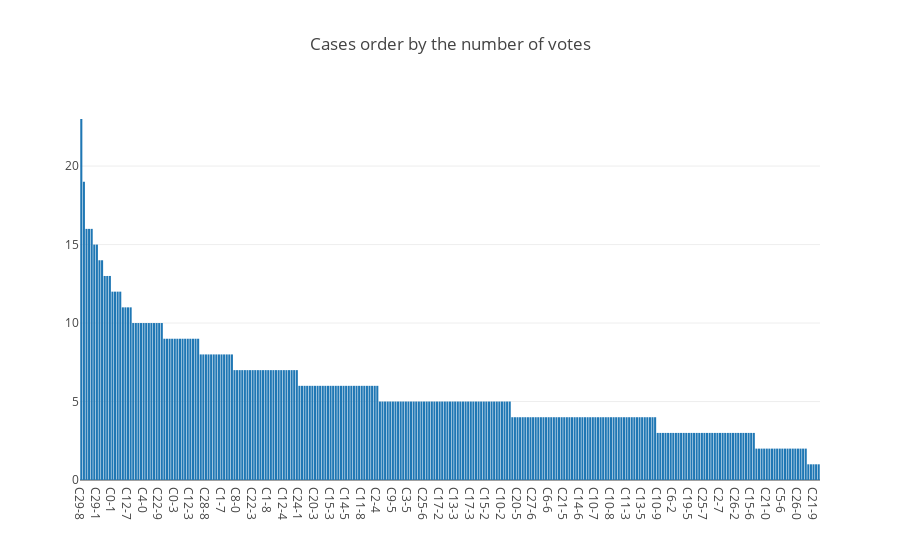

Notebook source saved alongside this figure:
### Code cell
planStats.sort_values('Result', ascending=False, inplace=True)

import plotly
from plotly.graph_objs import *

plotly.offline.init_notebook_mode(connected=True)

plotly.offline.iplot({
    "data": [Bar(x=planStats.id, y=planStats.Result)],
    "layout": Layout(title="Cases order by the number of votes")
})

### Figure 1 — Plotly figure (JSON) as saved in the notebook; plotly's stock layout.template omitted (floating-point values rounded to 4 significant figures; data arrays with more than 128 entries replaced by an {"elided": "..."} marker saying what was removed)
{"data": [{"type": "bar", "x": {"elided": "285 str values"}, "y": {"elided": "285 int values"}}], "layout": {"title": "Cases order by the number of votes"}}
